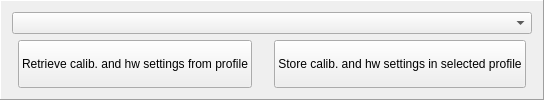
    <widget class="QFrame" name="frame">
     <property name="sizePolicy">
      <sizepolicy hsizetype="Minimum" vsizetype="Minimum">
       <horstretch>0</horstretch>
       <verstretch>0</verstretch>
      </sizepolicy>
     </property>
     <property name="frameShape">
      <enum>QFrame::Panel</enum>
     </property>
     <property name="frameShadow">
      <enum>QFrame::Raised</enum>
     </property>
     <layout class="QGridLayout" name="gridLayout_7">
      <property name="sizeConstraint">
       <enum>QLayout::SetDefaultConstraint</enum>
      </property>
      <item row="0" column="0">
       <layout class="QGridLayout" name="gridLayout_6" rowstretch="1,0">
        <item row="1" column="3">
         <widget class="QPushButton" name="calstore_PB">
          <property name="sizePolicy">
           <sizepolicy hsizetype="Minimum" vsizetype="Minimum">
            <horstretch>0</horstretch>
            <verstretch>0</verstretch>
           </sizepolicy>
          </property>
          <property name="text">
           <string>Store calib. and hw settings in selected profile</string>
          </property>
         </widget>
        </item>
        <item row="1" column="2">
         <spacer name="horizontalSpacer_5">
          <property name="orientation">
           <enum>Qt::Horizontal</enum>
          </property>
          <property name="sizeType">
           <enum>QSizePolicy::Expanding</enum>
          </property>
          <property name="sizeHint" stdset="0">
           <size>
            <width>10</width>
            <height>20</height>
           </size>
          </property>
         </spacer>
        </item>
        <item row="1" column="1">
         <widget class="QPushButton" name="calretrieve_PB">
          <property name="sizePolicy">
           <sizepolicy hsizetype="Minimum" vsizetype="Minimum">
            <horstretch>0</horstretch>
            <verstretch>0</verstretch>
           </sizepolicy>
          </property>
          <property name="text">
           <string>Retrieve calib. and hw settings from profile</string>
          </property>
         </widget>
        </item>
        <item row="0" column="0" colspan="5">
         <widget class="QComboBox" name="profile_CB"/>
        </item>
       </layout>
      </item>
     </layout>
    </widget>
